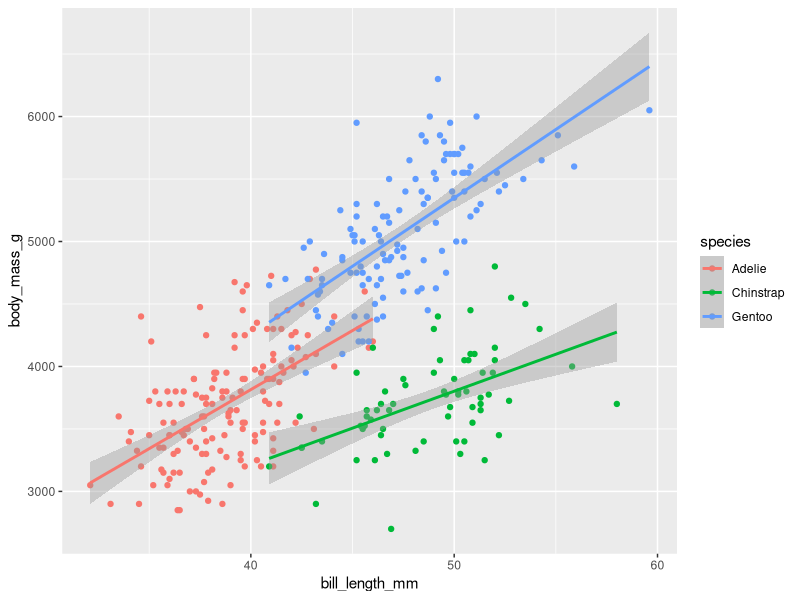
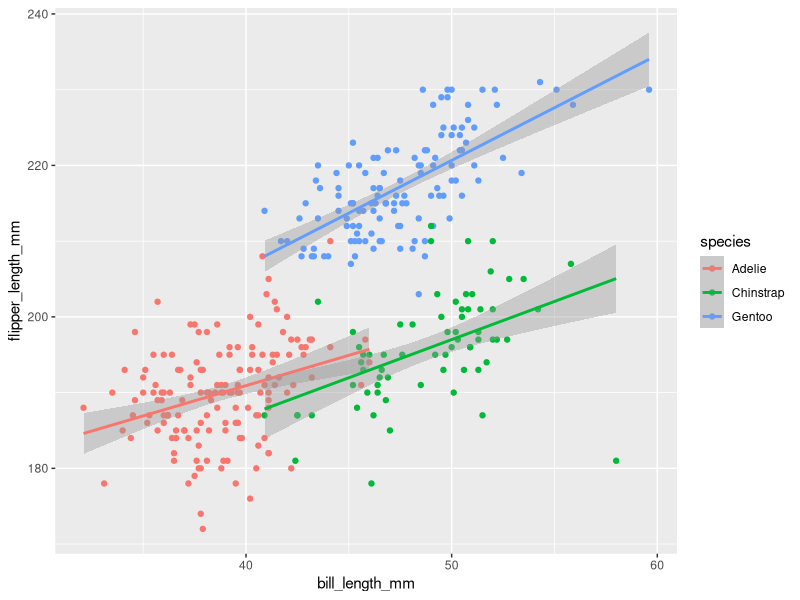
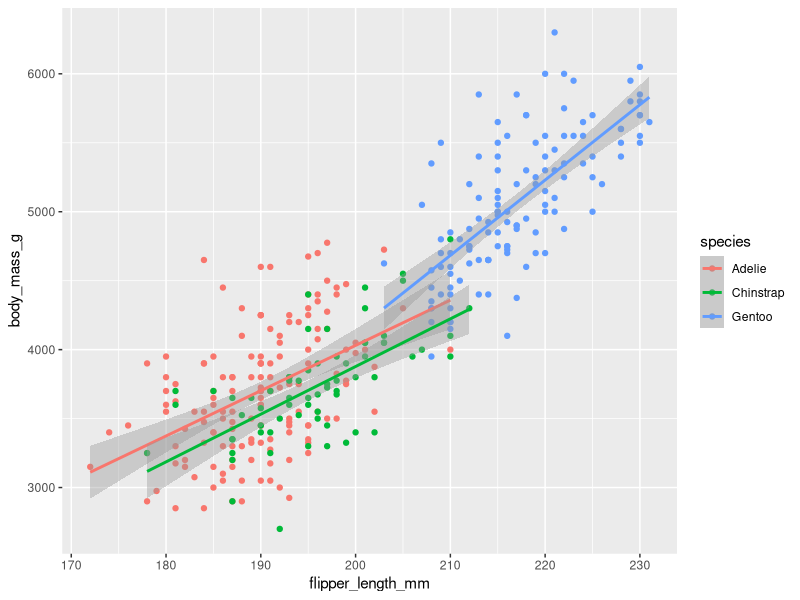
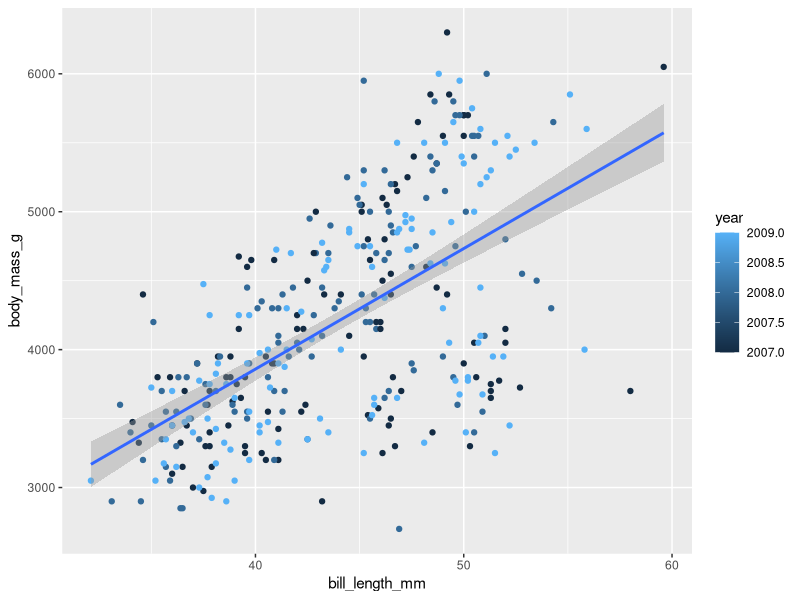
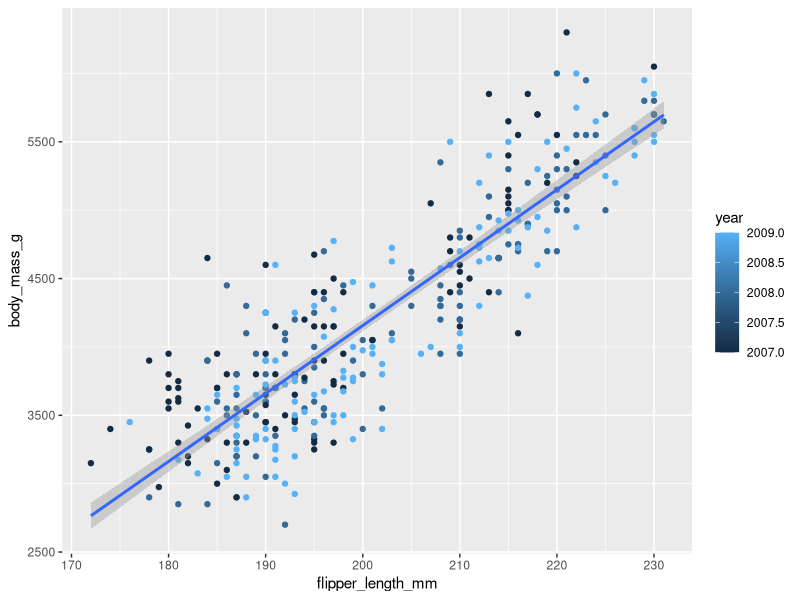
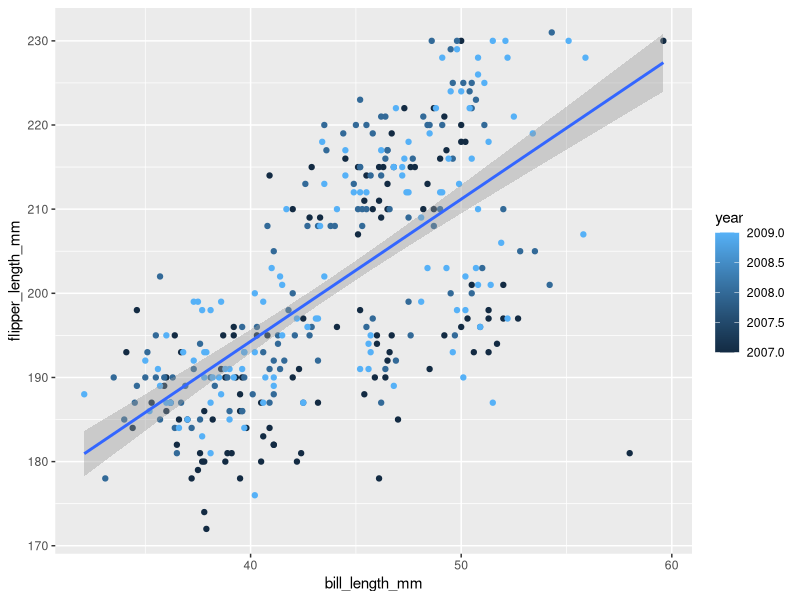
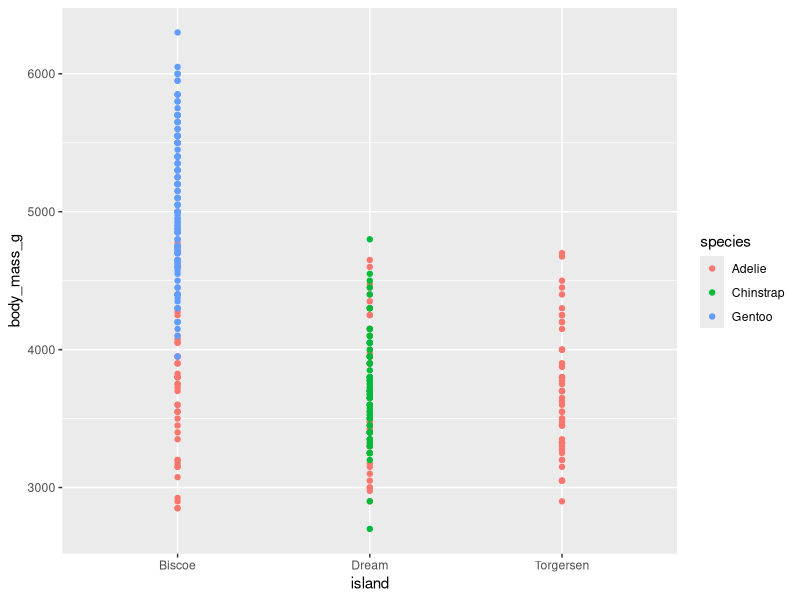

Source code (R) for these figures, in order:
## ---- chunk 1
#| message: false
#| warning: false
library(palmerpenguins)
library(dplyr)
library(ggplot2)

df <- palmerpenguins::penguins
## ---- chunk 2
#| message: false
#| warning: false
df %>%
  group_by(species, sex) %>%
  summarise(
    across(
      where(is.numeric), 
      \(x) mean(x, na.rm = TRUE)
      )
    ) %>%
  knitr::kable()
## ---- chunk 3
#| message: false
#| warning: false
df %>%
  ggplot(aes(x = bill_length_mm, y = body_mass_g, color = species)) +
  geom_point() + 
  geom_smooth(method = "lm")
## ---- chunk 4
#| message: false
#| warning: false
df %>%
  ggplot(aes(x = bill_length_mm, y = flipper_length_mm, color = species)) +
  geom_point() + 
  geom_smooth(method = "lm")
## ---- chunk 5
#| message: false
#| warning: false
df %>%
  ggplot(aes(x = flipper_length_mm, y = body_mass_g, color = species)) +
  geom_point() + 
  geom_smooth(method = "lm")
## ---- chunk 6
#| message: false
#| warning: false
df %>%
  ggplot(aes(x = bill_length_mm, y = body_mass_g, color = year)) +
  geom_point() + 
  geom_smooth(method = "lm")
## ---- chunk 7
#| message: false
#| warning: false
df %>%
  ggplot(aes(x = flipper_length_mm, y = body_mass_g, color = year)) +
  geom_point() + 
  geom_smooth(method = "lm")
## ---- chunk 8
#| message: false
#| warning: false
df %>%
  ggplot(aes(x = bill_length_mm, y = flipper_length_mm, color = year)) +
  geom_point() + 
  geom_smooth(method = "lm") 
## ---- chunk 9
#| message: false
#| warning: false
df %>%
  ggplot(aes(x = island, y = body_mass_g, color = species)) +
  geom_point() 
